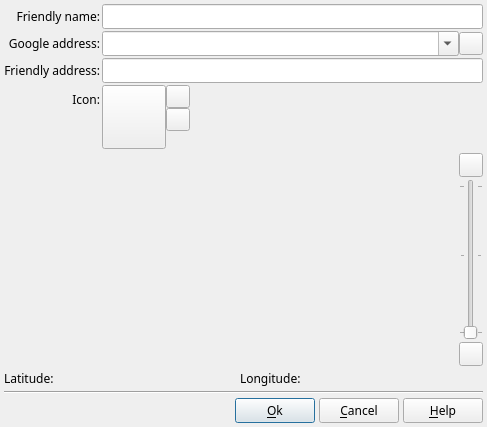
<?xml version="1.0" encoding="UTF-8"?>
<ui version="4.0">
 <class>DlgGMapsLocation</class>
 <widget class="QDialog" name="DlgGMapsLocation">
  <property name="geometry">
   <rect>
    <x>0</x>
    <y>0</y>
    <width>487</width>
    <height>427</height>
   </rect>
  </property>
  <property name="font">
   <font>
    <family>Sans Serif</family>
   </font>
  </property>
  <property name="windowTitle">
   <string>Select a location</string>
  </property>
  <layout class="QVBoxLayout" name="verticalLayout">
   <property name="spacing">
    <number>4</number>
   </property>
   <property name="leftMargin">
    <number>4</number>
   </property>
   <property name="topMargin">
    <number>4</number>
   </property>
   <property name="rightMargin">
    <number>4</number>
   </property>
   <property name="bottomMargin">
    <number>4</number>
   </property>
   <item>
    <layout class="QFormLayout" name="formLayout">
     <property name="labelAlignment">
      <set>Qt::AlignRight|Qt::AlignTrailing|Qt::AlignVCenter</set>
     </property>
     <property name="horizontalSpacing">
      <number>2</number>
     </property>
     <property name="verticalSpacing">
      <number>2</number>
     </property>
     <property name="leftMargin">
      <number>0</number>
     </property>
     <property name="topMargin">
      <number>0</number>
     </property>
     <property name="rightMargin">
      <number>0</number>
     </property>
     <property name="bottomMargin">
      <number>0</number>
     </property>
     <item row="4" column="0">
      <widget class="QLabel" name="label_5">
       <property name="sizePolicy">
        <sizepolicy hsizetype="Minimum" vsizetype="Preferred">
         <horstretch>0</horstretch>
         <verstretch>0</verstretch>
        </sizepolicy>
       </property>
       <property name="text">
        <string>Icon:</string>
       </property>
       <property name="alignment">
        <set>Qt::AlignRight|Qt::AlignTrailing|Qt::AlignVCenter</set>
       </property>
      </widget>
     </item>
     <item row="4" column="1">
      <layout class="QHBoxLayout" name="horizontalLayout_4">
       <property name="spacing">
        <number>0</number>
       </property>
       <property name="leftMargin">
        <number>0</number>
       </property>
       <property name="topMargin">
        <number>0</number>
       </property>
       <property name="rightMargin">
        <number>0</number>
       </property>
       <property name="bottomMargin">
        <number>0</number>
       </property>
       <item>
        <widget class="QToolButton" name="IconBT">
         <property name="sizePolicy">
          <sizepolicy hsizetype="Fixed" vsizetype="Fixed">
           <horstretch>0</horstretch>
           <verstretch>0</verstretch>
          </sizepolicy>
         </property>
         <property name="minimumSize">
          <size>
           <width>64</width>
           <height>64</height>
          </size>
         </property>
         <property name="maximumSize">
          <size>
           <width>64</width>
           <height>64</height>
          </size>
         </property>
         <property name="toolTip">
          <string>Click to select an icon</string>
         </property>
         <property name="text">
          <string notr="true"/>
         </property>
         <property name="iconSize">
          <size>
           <width>64</width>
           <height>64</height>
          </size>
         </property>
        </widget>
       </item>
       <item>
        <layout class="QVBoxLayout" name="verticalLayout_3">
         <property name="spacing">
          <number>0</number>
         </property>
         <property name="leftMargin">
          <number>0</number>
         </property>
         <property name="topMargin">
          <number>0</number>
         </property>
         <property name="rightMargin">
          <number>0</number>
         </property>
         <property name="bottomMargin">
          <number>0</number>
         </property>
         <item>
          <widget class="QToolButton" name="EditIconBT">
           <property name="toolTip">
            <string>Edit icon</string>
           </property>
           <property name="text">
            <string notr="true"/>
           </property>
           <property name="icon">
            <iconset resource="../RSCffDiaporama.qrc">
             <normaloff>:/img/EditImage.png</normaloff>:/img/EditImage.png</iconset>
           </property>
          </widget>
         </item>
         <item>
          <widget class="QToolButton" name="ClearIconBT">
           <property name="toolTip">
            <string>Remove icon</string>
           </property>
           <property name="text">
            <string notr="true"/>
           </property>
           <property name="icon">
            <iconset resource="../RSCffDiaporama.qrc">
             <normaloff>:/img/trash.png</normaloff>:/img/trash.png</iconset>
           </property>
          </widget>
         </item>
         <item>
          <widget class="QLabel" name="label_6">
           <property name="text">
            <string notr="true"/>
           </property>
          </widget>
         </item>
        </layout>
       </item>
       <item>
        <spacer name="horizontalSpacer_2">
         <property name="orientation">
          <enum>Qt::Horizontal</enum>
         </property>
         <property name="sizeHint" stdset="0">
          <size>
           <width>40</width>
           <height>20</height>
          </size>
         </property>
        </spacer>
       </item>
      </layout>
     </item>
     <item row="1" column="1">
      <layout class="QHBoxLayout" name="horizontalLayout">
       <property name="spacing">
        <number>0</number>
       </property>
       <property name="leftMargin">
        <number>0</number>
       </property>
       <property name="topMargin">
        <number>0</number>
       </property>
       <property name="rightMargin">
        <number>0</number>
       </property>
       <property name="bottomMargin">
        <number>0</number>
       </property>
       <item>
        <widget class="QComboBox" name="AdresseCB">
         <property name="sizePolicy">
          <sizepolicy hsizetype="Expanding" vsizetype="Fixed">
           <horstretch>0</horstretch>
           <verstretch>0</verstretch>
          </sizepolicy>
         </property>
         <property name="toolTip">
          <string>Enter the postal adress to find in this zone.</string>
         </property>
         <property name="editable">
          <bool>true</bool>
         </property>
        </widget>
       </item>
       <item>
        <widget class="QToolButton" name="FavoriteBT">
         <property name="toolTip">
          <string>Open the favorite menu</string>
         </property>
         <property name="text">
          <string notr="true"/>
         </property>
         <property name="icon">
          <iconset resource="../RSCffDiaporama.qrc">
           <normaloff>:/img/favorite_menu.png</normaloff>:/img/favorite_menu.png</iconset>
         </property>
        </widget>
       </item>
      </layout>
     </item>
     <item row="1" column="0">
      <widget class="QLabel" name="label_3">
       <property name="text">
        <string>Google address:</string>
       </property>
       <property name="alignment">
        <set>Qt::AlignRight|Qt::AlignTrailing|Qt::AlignVCenter</set>
       </property>
      </widget>
     </item>
     <item row="2" column="0">
      <widget class="QLabel" name="label_7">
       <property name="text">
        <string>Friendly address:</string>
       </property>
       <property name="alignment">
        <set>Qt::AlignRight|Qt::AlignTrailing|Qt::AlignVCenter</set>
       </property>
      </widget>
     </item>
     <item row="2" column="1">
      <widget class="QLineEdit" name="AddressNameED">
       <property name="toolTip">
        <string>Give a friendly address for this location</string>
       </property>
      </widget>
     </item>
     <item row="0" column="0">
      <widget class="QLabel" name="label_4">
       <property name="sizePolicy">
        <sizepolicy hsizetype="Minimum" vsizetype="Preferred">
         <horstretch>0</horstretch>
         <verstretch>0</verstretch>
        </sizepolicy>
       </property>
       <property name="text">
        <string>Friendly name:</string>
       </property>
       <property name="alignment">
        <set>Qt::AlignRight|Qt::AlignTrailing|Qt::AlignVCenter</set>
       </property>
      </widget>
     </item>
     <item row="0" column="1">
      <widget class="QLineEdit" name="NameED">
       <property name="toolTip">
        <string>Give a friendly name for this location</string>
       </property>
      </widget>
     </item>
    </layout>
   </item>
   <item>
    <layout class="QHBoxLayout" name="horizontalLayout_3">
     <property name="spacing">
      <number>4</number>
     </property>
     <property name="leftMargin">
      <number>0</number>
     </property>
     <property name="topMargin">
      <number>0</number>
     </property>
     <property name="rightMargin">
      <number>0</number>
     </property>
     <property name="bottomMargin">
      <number>0</number>
     </property>
     <item>
      <widget class="QWidget" name="Map" native="true">
       <property name="sizePolicy">
        <sizepolicy hsizetype="Expanding" vsizetype="Expanding">
         <horstretch>0</horstretch>
         <verstretch>0</verstretch>
        </sizepolicy>
       </property>
       <property name="minimumSize">
        <size>
         <width>200</width>
         <height>200</height>
        </size>
       </property>
       <property name="maximumSize">
        <size>
         <width>620</width>
         <height>620</height>
        </size>
       </property>
       <property name="cursor">
        <cursorShape>CrossCursor</cursorShape>
       </property>
       <property name="toolTip">
        <string>Click on the map to select a location</string>
       </property>
      </widget>
     </item>
     <item>
      <layout class="QVBoxLayout" name="verticalLayout_2">
       <property name="spacing">
        <number>2</number>
       </property>
       <property name="leftMargin">
        <number>0</number>
       </property>
       <property name="topMargin">
        <number>0</number>
       </property>
       <property name="rightMargin">
        <number>0</number>
       </property>
       <property name="bottomMargin">
        <number>0</number>
       </property>
       <item>
        <widget class="QToolButton" name="ZoomUp">
         <property name="minimumSize">
          <size>
           <width>0</width>
           <height>24</height>
          </size>
         </property>
         <property name="maximumSize">
          <size>
           <width>16777215</width>
           <height>24</height>
          </size>
         </property>
         <property name="toolTip">
          <string>Increase zoom level</string>
         </property>
         <property name="text">
          <string notr="true"/>
         </property>
         <property name="icon">
          <iconset resource="../RSCffDiaporama.qrc">
           <normaloff>:/img/zoomup.png</normaloff>:/img/zoomup.png</iconset>
         </property>
        </widget>
       </item>
       <item>
        <widget class="QSlider" name="ZoomSlider">
         <property name="minimumSize">
          <size>
           <width>24</width>
           <height>0</height>
          </size>
         </property>
         <property name="maximumSize">
          <size>
           <width>24</width>
           <height>16777215</height>
          </size>
         </property>
         <property name="toolTip">
          <string>Adjust zoom level</string>
         </property>
         <property name="minimum">
          <number>1</number>
         </property>
         <property name="maximum">
          <number>20</number>
         </property>
         <property name="orientation">
          <enum>Qt::Vertical</enum>
         </property>
         <property name="tickPosition">
          <enum>QSlider::TicksBothSides</enum>
         </property>
        </widget>
       </item>
       <item>
        <widget class="QToolButton" name="ZoomDown">
         <property name="minimumSize">
          <size>
           <width>0</width>
           <height>24</height>
          </size>
         </property>
         <property name="maximumSize">
          <size>
           <width>16777215</width>
           <height>24</height>
          </size>
         </property>
         <property name="toolTip">
          <string>Decrease zoom level</string>
         </property>
         <property name="text">
          <string notr="true"/>
         </property>
         <property name="icon">
          <iconset resource="../RSCffDiaporama.qrc">
           <normaloff>:/img/zoomdown.png</normaloff>:/img/zoomdown.png</iconset>
         </property>
        </widget>
       </item>
      </layout>
     </item>
    </layout>
   </item>
   <item>
    <layout class="QGridLayout" name="gridLayout">
     <item row="0" column="1">
      <widget class="QLabel" name="LatValue">
       <property name="sizePolicy">
        <sizepolicy hsizetype="Expanding" vsizetype="Preferred">
         <horstretch>0</horstretch>
         <verstretch>0</verstretch>
        </sizepolicy>
       </property>
       <property name="text">
        <string notr="true"/>
       </property>
      </widget>
     </item>
     <item row="0" column="0">
      <widget class="QLabel" name="label">
       <property name="text">
        <string>Latitude:</string>
       </property>
      </widget>
     </item>
     <item row="0" column="2">
      <widget class="QLabel" name="label_2">
       <property name="text">
        <string>Longitude:</string>
       </property>
      </widget>
     </item>
     <item row="0" column="3">
      <widget class="QLabel" name="LngValue">
       <property name="sizePolicy">
        <sizepolicy hsizetype="Expanding" vsizetype="Preferred">
         <horstretch>0</horstretch>
         <verstretch>0</verstretch>
        </sizepolicy>
       </property>
       <property name="text">
        <string notr="true"/>
       </property>
      </widget>
     </item>
    </layout>
   </item>
   <item>
    <widget class="Line" name="line">
     <property name="orientation">
      <enum>Qt::Horizontal</enum>
     </property>
    </widget>
   </item>
   <item>
    <layout class="QHBoxLayout" name="horizontalLayout_2">
     <property name="spacing">
      <number>4</number>
     </property>
     <item>
      <spacer name="horizontalSpacer">
       <property name="orientation">
        <enum>Qt::Horizontal</enum>
       </property>
       <property name="sizeHint" stdset="0">
        <size>
         <width>40</width>
         <height>20</height>
        </size>
       </property>
      </spacer>
     </item>
     <item>
      <widget class="QPushButton" name="OKBT">
       <property name="toolTip">
        <string>Accept modification and exit dialog box</string>
       </property>
       <property name="text">
        <string>&amp;Ok</string>
       </property>
       <property name="icon">
        <iconset resource="../RSCffDiaporama.qrc">
         <normaloff>:/img/action_ok.png</normaloff>:/img/action_ok.png</iconset>
       </property>
      </widget>
     </item>
     <item>
      <widget class="QPushButton" name="CancelBt">
       <property name="toolTip">
        <string>Cancel modification and exit dialog box</string>
       </property>
       <property name="text">
        <string>&amp;Cancel</string>
       </property>
       <property name="icon">
        <iconset resource="../RSCffDiaporama.qrc">
         <normaloff>:/img/action_cancel.png</normaloff>:/img/action_cancel.png</iconset>
       </property>
      </widget>
     </item>
     <item>
      <widget class="QPushButton" name="HelpBt">
       <property name="toolTip">
        <string>Show help about this dialogue box</string>
       </property>
       <property name="text">
        <string>&amp;Help</string>
       </property>
       <property name="icon">
        <iconset resource="../RSCffDiaporama.qrc">
         <normaloff>:/img/help.png</normaloff>:/img/help.png</iconset>
       </property>
      </widget>
     </item>
    </layout>
   </item>
  </layout>
  <action name="actionSelectAnotherFile">
   <property name="icon">
    <iconset resource="../RSCffDiaporama.qrc">
     <normaloff>:/img/add_image.png</normaloff>:/img/add_image.png</iconset>
   </property>
   <property name="text">
    <string>Select another file</string>
   </property>
  </action>
  <action name="actionEditCurrentImage">
   <property name="icon">
    <iconset resource="../RSCffDiaporama.qrc">
     <normaloff>:/img/EditImage.png</normaloff>:/img/EditImage.png</iconset>
   </property>
   <property name="text">
    <string>Edit current image</string>
   </property>
  </action>
 </widget>
 <tabstops>
  <tabstop>NameED</tabstop>
  <tabstop>AdresseCB</tabstop>
  <tabstop>FavoriteBT</tabstop>
  <tabstop>AddressNameED</tabstop>
  <tabstop>IconBT</tabstop>
  <tabstop>EditIconBT</tabstop>
  <tabstop>ClearIconBT</tabstop>
  <tabstop>ZoomUp</tabstop>
  <tabstop>ZoomSlider</tabstop>
  <tabstop>ZoomDown</tabstop>
  <tabstop>OKBT</tabstop>
  <tabstop>CancelBt</tabstop>
  <tabstop>HelpBt</tabstop>
 </tabstops>
 <resources>
  <include location="../RSCffDiaporama.qrc"/>
 </resources>
 <connections/>
</ui>
